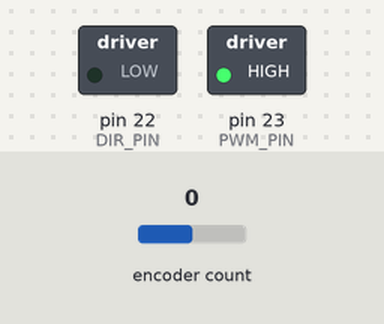
Simulated run of this sketch. Board: Arduino Mega 2560, built with avr-gcc and run on an emulated ATmega2560. Shown: switched loads named in the sketch (green lamp = pin HIGH). Inputs (shaded band) come from the test bench; at power-on: encoder count 0. The ROS host is connected and sends only what is stated.

Above: at 0.55 s.
Timing chart, 0 to 3.5 s (numbered marks = the images above):
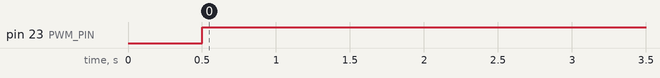

Measured:
- by itself, pin 23 (PWM_PIN): LOW → HIGH at 0.50 s

The sketch:

test_pi_control.ino
```cpp
///////   31.5.2021
    ///PID controller for platform movment on Lead Screw Rail.


#include <ros.h>
#include <std_msgs/Float32.h>
#include <std_msgs/Int32.h>
#include <std_msgs/Bool.h>

#include <Encoder.h>
#define E_max 80
#define PWM_MAX 255
#define PWM_MAX_HOMING 100
#define homing_error 0.004
#define count_num 30
#define maxRailLength 790
#define lastMessageOk 500 // millisec

static const float TIC_TO_MM = 94.3648;
//pin decleration//
static const int HOME_MS_PIN = 6;   // back microswitch pin.
static const int LIM_MS_PIN = 8;   // front microswitch pin.
static const int PWM_PIN = 23;
static const int DIR_PIN = 22;    // LOW=forward, HIGH=backward.


//func decleration//
void homing();
void set_linear_cmd(const std_msgs::Float32& msg);
void status_linear_homing(const std_msgs::Bool& msg);
///////////////////

//=====[ VARIABLES ]============================================================
ros::NodeHandle nh;
std_msgs::Int32 homing_status;

ros::Publisher pub("/robot_snake_10/homing_cmd", &homing_status);
ros::Subscriber<std_msgs::Float32> sub("/robot_snake_10/linear_cmd", &set_linear_cmd);
ros::Subscriber<std_msgs::Bool> sub1("/robot_snake_10/doing_linear_homing", &status_linear_homing);

/////////

static Encoder myEnc(2,1);

//PID const//
static  float Ki = 4;
static  float Kp = 150;
static  float Kd = 7;
//HOMING PI const//
static  float Ki_hom = 0.5;
static  float Kp_hom = 45;
////////////////////
float DESIRED =0.0;      //distance from back microswitch to back robot plate. USER INPUT
float  CALC_DESIRED=0.0 ;
unsigned long currentTime, previousTime=0, elapsedTime; //var for dError.
double lastError=0,dError;
int dir=1;           //Direction.
int homing_end=10;
float pwm_val=0, E=0, Position,error,tmp_pos=0;
int flag=1, connectionOk = 0;
unsigned int lastMessage = 0;
bool linear_status = false;

void setup() {

  Serial.begin(115200);
  while(!Serial);


  pinMode(DIR_PIN, OUTPUT);
  pinMode(PWM_PIN, OUTPUT);
  pinMode(HOME_MS_PIN, INPUT);
  pinMode(LIM_MS_PIN, INPUT);

  digitalWrite(DIR_PIN, LOW);
  analogWrite(PWM_PIN, 0);

  nh.getHardware()->setBaud(115200);
  nh.initNode();
  nh.subscribe(sub);
  nh.subscribe(sub1);
  nh.advertise(pub);
  delay (500);

}

void loop() {

                 digitalWrite(DIR_PIN, LOW);
          analogWrite(PWM_PIN, 150);
          delay (500);
          analogWrite(PWM_PIN, 0);

          /*
                    digitalWrite(DIR_PIN,HIGH);
          analogWrite(PWM_PIN, 150);
          delay (500);
          analogWrite(PWM_PIN, 0);
          */
}
/////////////////////end loop///////////////////

////////////homing/////////////////////////////
void homing(){


}

void set_linear_cmd(const std_msgs::Float32& msg){
  lastMessage = millis();
  DESIRED = msg.data;
}

void status_linear_homing(const std_msgs::Bool& msg){
  linear_status = msg.data;
}
```
